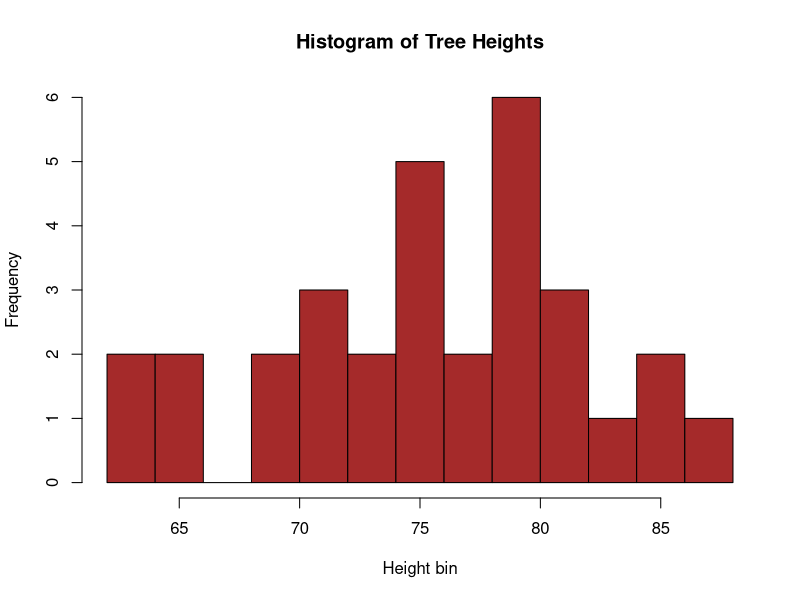
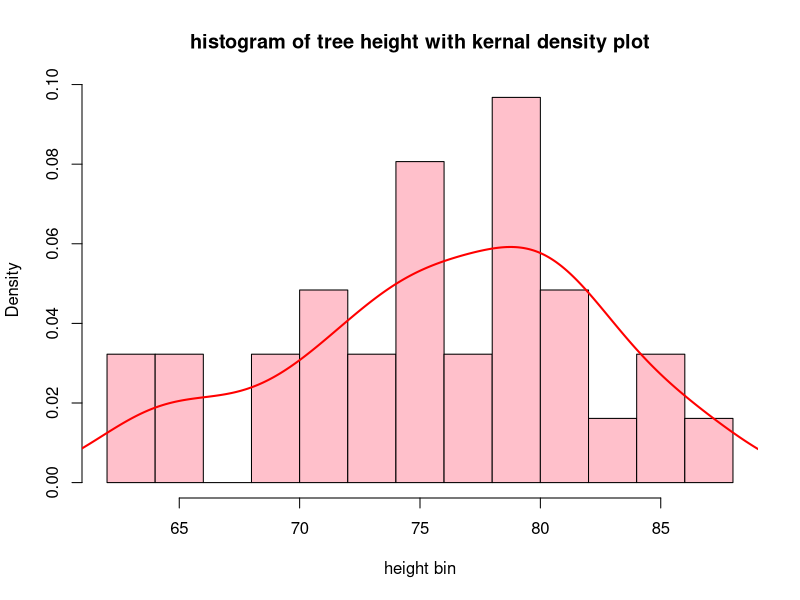
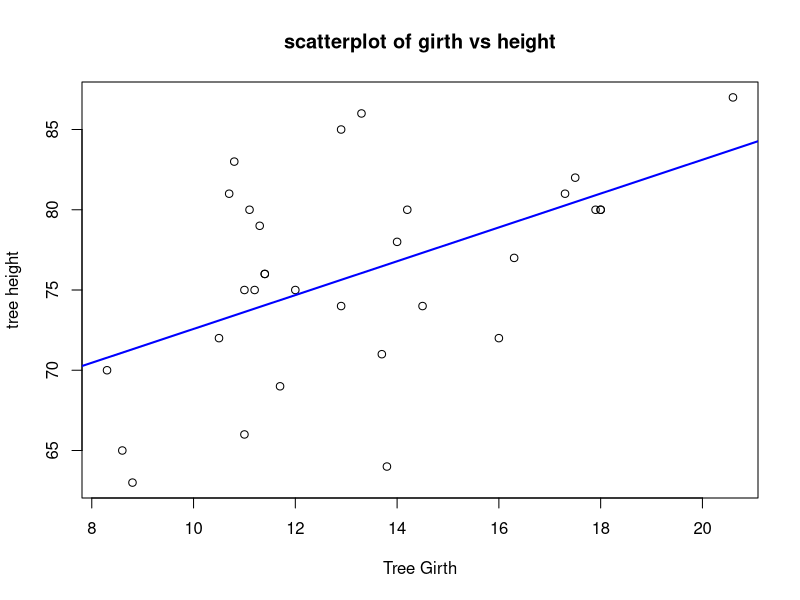
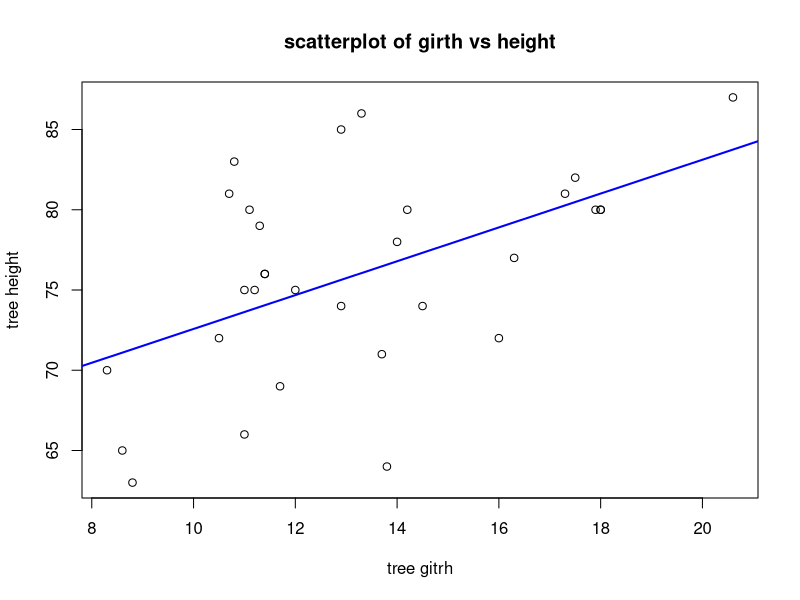
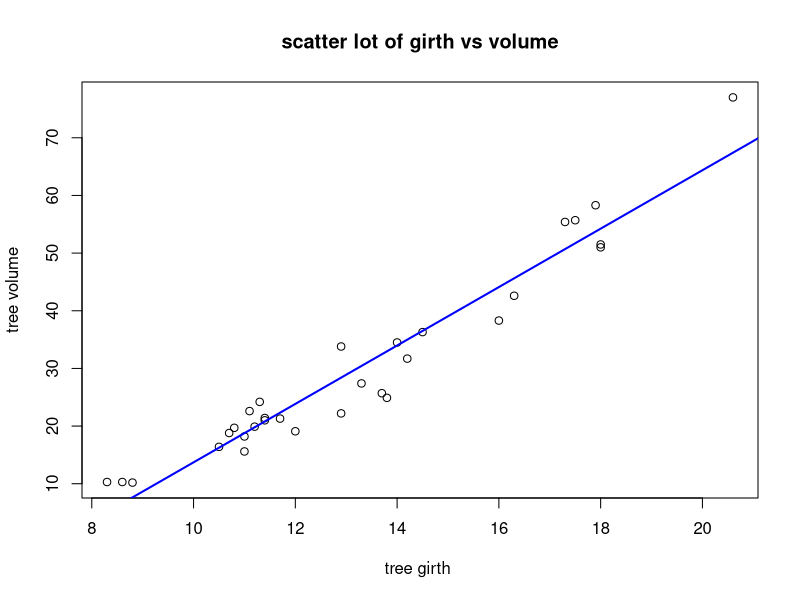
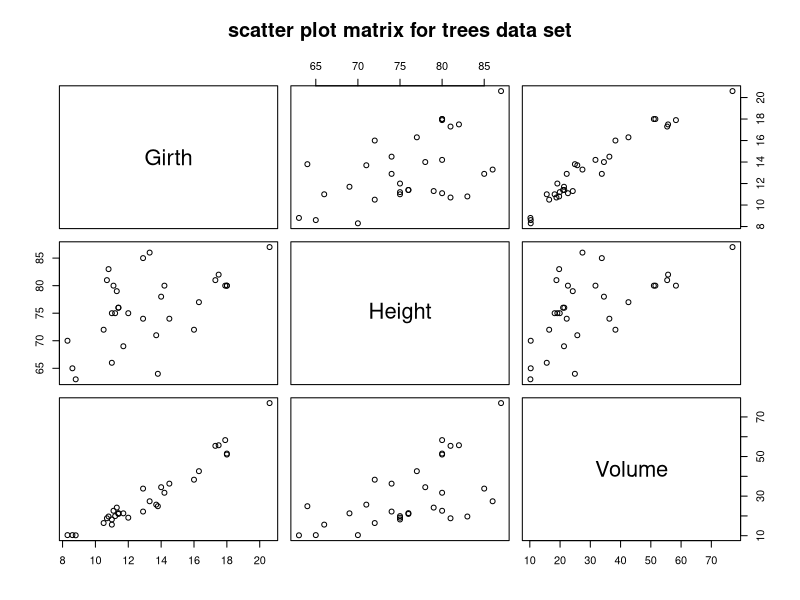
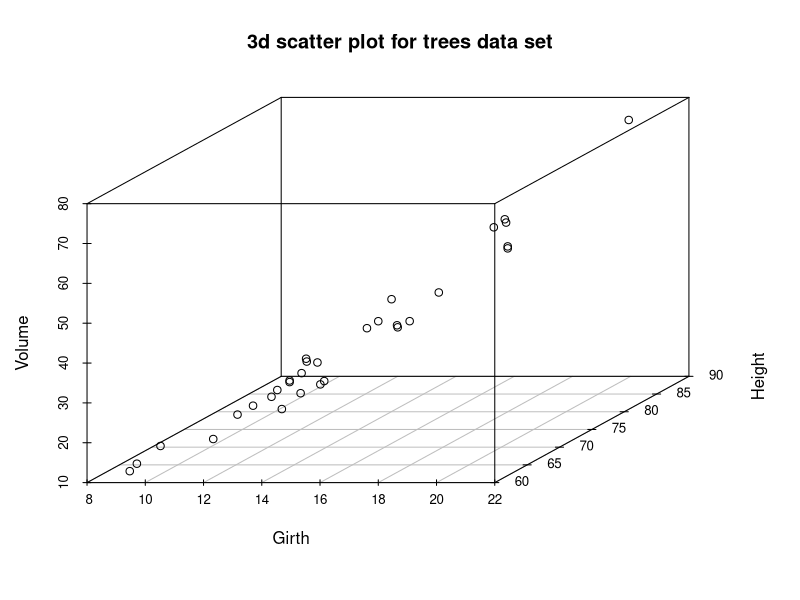

Source code (R) for these figures, in order:
hist(trees$Height, breaks = 10, col = "brown", main = "Histogram of Tree Heights",xlab="Height bin")

hist(trees$Height,breaks = 10,col = "pink",main = "histogram of tree height with kernal density plot",xlab="height bin",prob=TRUE)
lines(density(trees$Height),lwd=2,col="red")

attach(trees)
plot(Girth,Height,main="scatterplot of girth vs height", xlab="Tree Girth",ylab="tree height")
abline(lm(Height~Girth),col="blue",lwd=2)

attach(trees)
plot(Girth,Height,main="scatterplot of girth vs height",xlab = "tree gitrh",ylab="tree height")
abline(lm(Height~Girth),col="blue",lwd=2)

plot(Girth,Volume,main="scatter lot of girth vs volume", xlab="tree girth ",ylab="tree volume")
abline(lm(Volume~Girth),col="blue",lwd=2)

pairs(trees,main="scatter plot matrix for trees data set")

install.packages("scatterplot3d") #install
library("scatterplot3d")

library(scatterplot3d)
attach(trees)
scatterplot3d(Girth,Height,Volume,main="3d scatter plot for trees data set")
